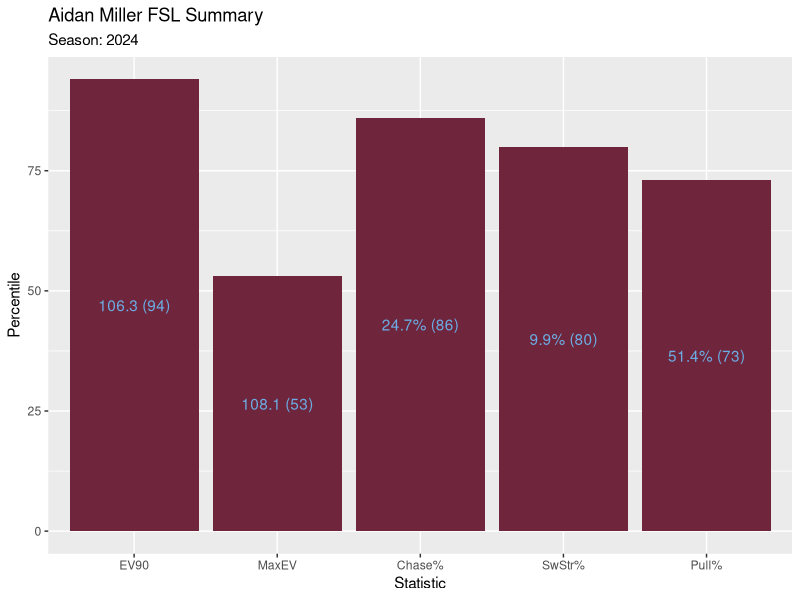
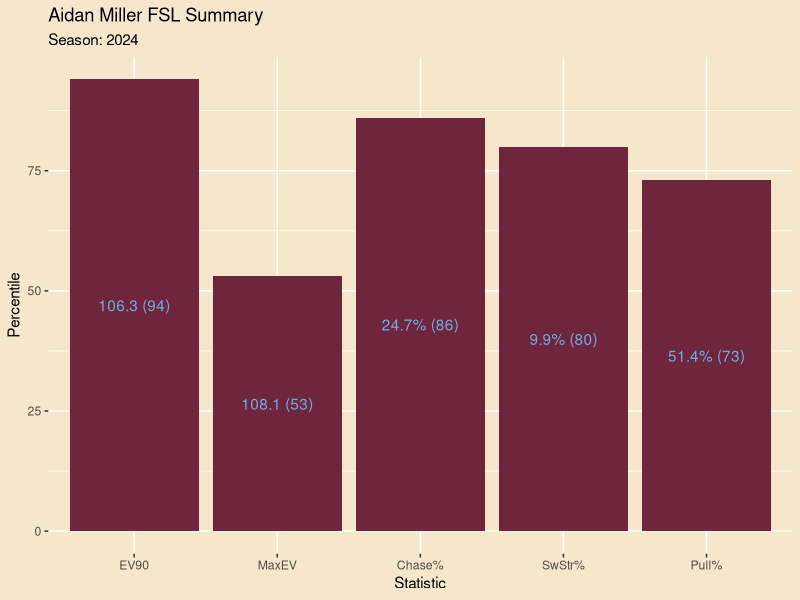
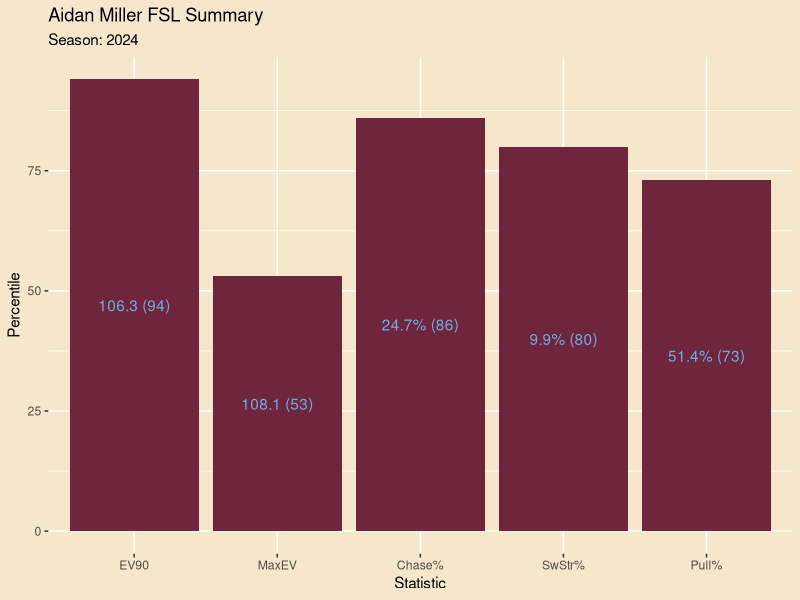

These figures' R source, in order:
library(ggplot2)

df <- data.frame(statistic = c("EV90", "MaxEV", "Chase%", "SwStr%", "Pull%"),
                 Percentile = c(94, 53, 86, 80, 73),
                 Percentile_lbl = c("106.3 (94)", "108.1 (53)", "24.7% (86)", "9.9% (80)", "51.4% (73)"))

df$statistic <- factor(df$statistic, levels = unique(df$statistic))

ggplot(df, aes(x = statistic, y = Percentile)) + 
  geom_bar(stat = "identity", fill = "#6F263D") +
  geom_text(aes(label = Percentile_lbl), position = position_stack(vjust = 0.5), color = "#6BACE4") +
  ggtitle("Aidan Miller FSL Summary",
          "Season: 2024") +
  xlab("Statistic") + ylab("Percentile") 

parchment_color <- "#F5E6CC"  # This is an example of a light tan, resembling parchment

ggplot(df, aes(x = statistic, y = Percentile)) + 
  geom_bar(stat = "identity", fill = "#6F263D") +
  geom_text(aes(label = Percentile_lbl), position = position_stack(vjust = 0.5), color = "#6BACE4") +
  ggtitle("Aidan Miller FSL Summary", "Season: 2024") +
  xlab("Statistic") + ylab("Percentile") +
  theme(
    panel.background = element_rect(fill = parchment_color),  # Set the background color of the plot area
    plot.background = element_rect(fill = parchment_color, color = NA)  # Set the background color of the entire plot
  )

ggsave("aidanmiller.png")
